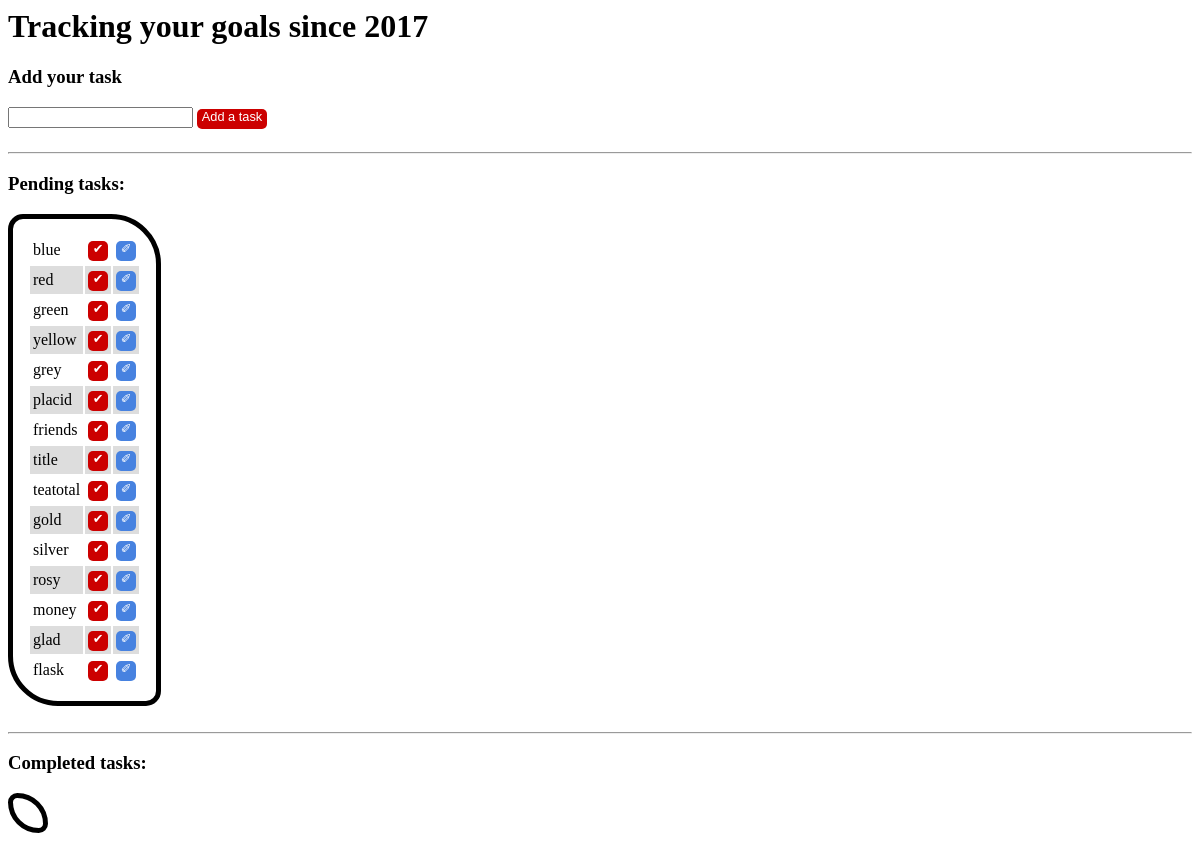
Page /jquerytodolist/ on the earlier database version.
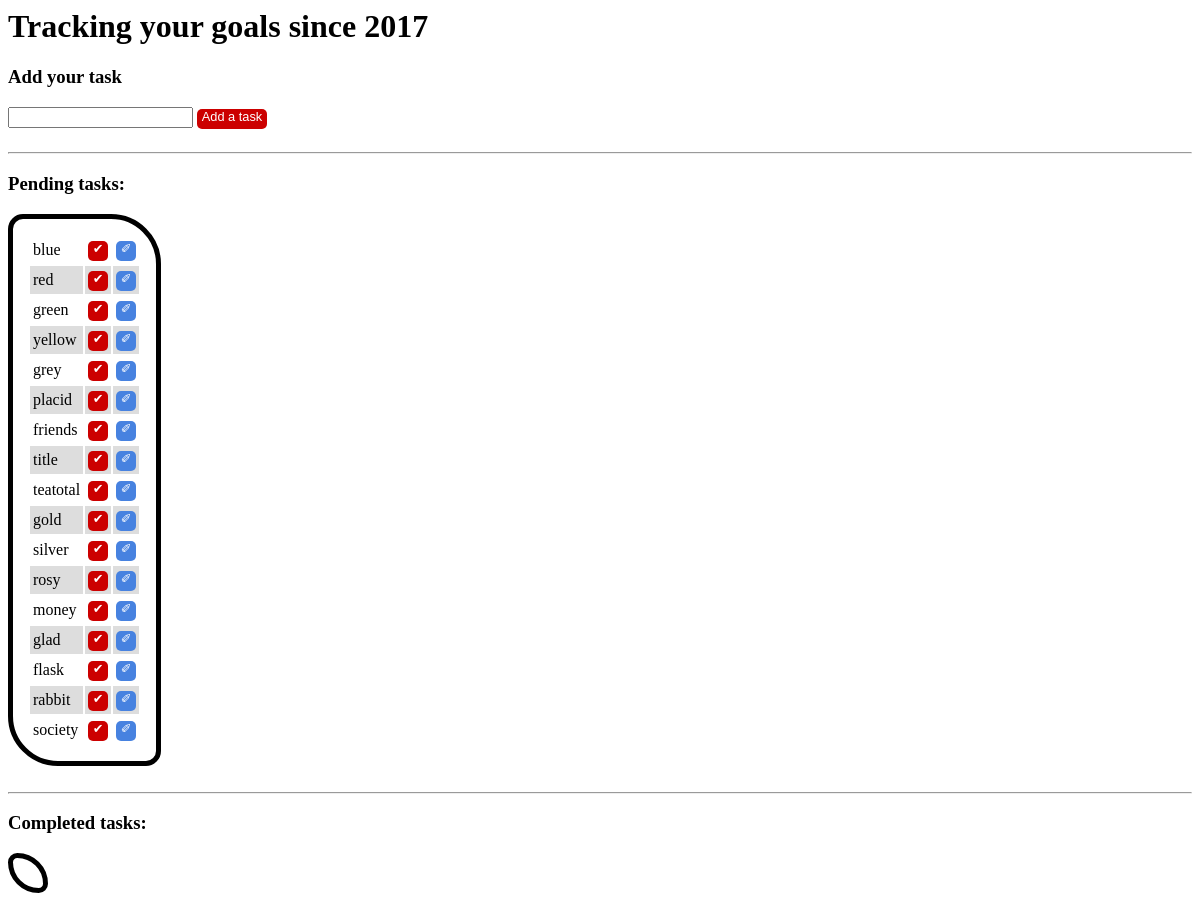
Same page on the later database version.
### jquerytodolist/models.py (models this page shows, shortened)
class Task(models.Model):
    LOW = 'LO'
    STANDARD = 'ST'
    HIGH = 'HI'
    IMPORTANCE_OF_TASK = (
        (LOW, 'low'),
        (STANDARD, 'standard'),
        (HIGH, 'high'),
    )
    task_text = models.CharField(max_length=200)
    task_importance = models.CharField(max_length=10, choices=IMPORTANCE_OF_TASK, default=STANDARD)
    creation_date = models.DateField('date added')
    completed=models.BooleanField(default=False)

### jquerytodolist/views.py (the view, shortened to what this page needs)
def index(request):
    todo_list = Task.objects.all()
    waiting_todos = todo_list.filter(completed=False)
    tasks_done = todo_list.filter(completed=True)
    past_search_term = ""
    task_to_be_edited_text = ""
    lastIDinDatabase = ""
    context = {
        'waiting_todos': waiting_todos.order_by("id"),
        'tasks_done': tasks_done.order_by("id"),
    }
    return render(request, 'jquerytodolist/index.html', context)

### jquerytodolist/templates/jquerytodolist/index.html (shortened to what this page needs)
{% load static %}
<head>
	<link rel="stylesheet" type="text/css" href="{% static 'jquerytodolist/style.css' %}" />
</head>
<body>
	<h1 id='h1'>Tracking your goals since 2017</h1>
	<h3>Add your task</h3>
	<form name="todosinput">
		<input id="addTaskBox" type="text" name="taskText" />
	</form>
	<div id="addTask">Add a task</div>
	<br />
	<hr />
	<h3>Pending tasks:</h3>
	<table class="todos">
		{% for task in waiting_todos %}
		<tr id=task{{task.id}}>
			<td> {{task.task_text}} </td>
			<td>
				<div class=completeTask  name=complete_task_{{task.id}}>&#10004;</div>
			</td>
			<td>
				<div class=editTask
				 name=edit_task_{{task.id}}>&#10000;</div>
			</td>
		</tr> {% endfor %}
	</table>
	<br />
	<hr />
	<h3>Completed tasks:</h3>
	<table class="completedtodos">
	</table>
</body>

Differences in the rows shown:
added Task: task_text "rabbit"
added Task: task_text "society"
